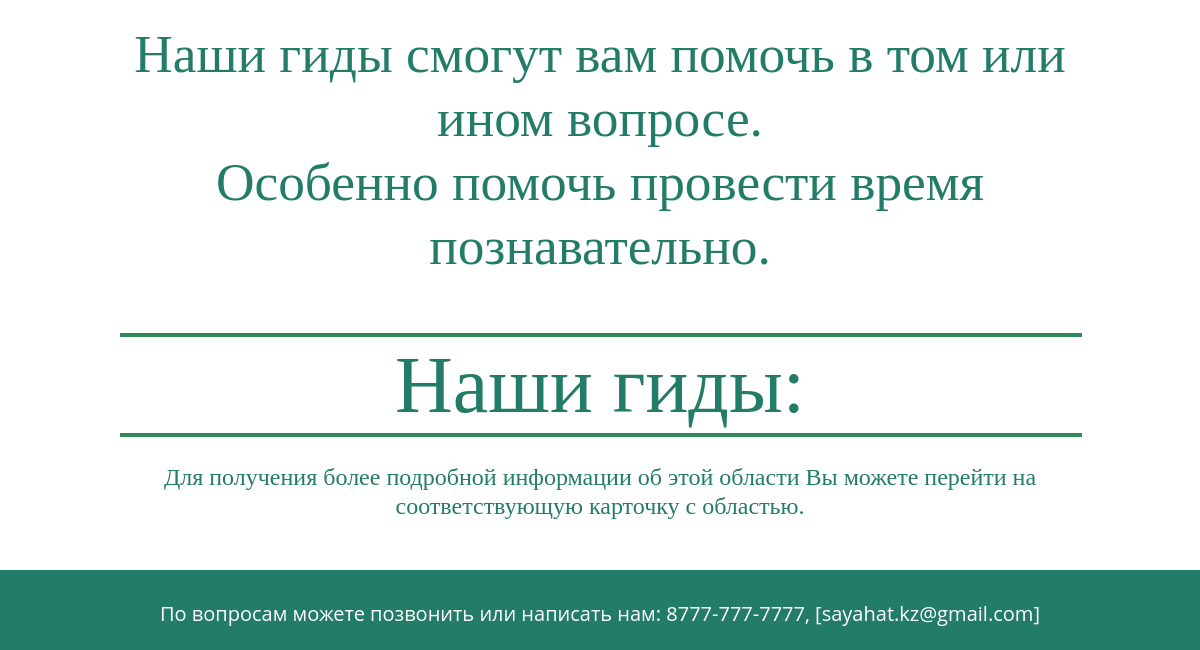
Page /guides (signed in, lower part) on the earlier database version.
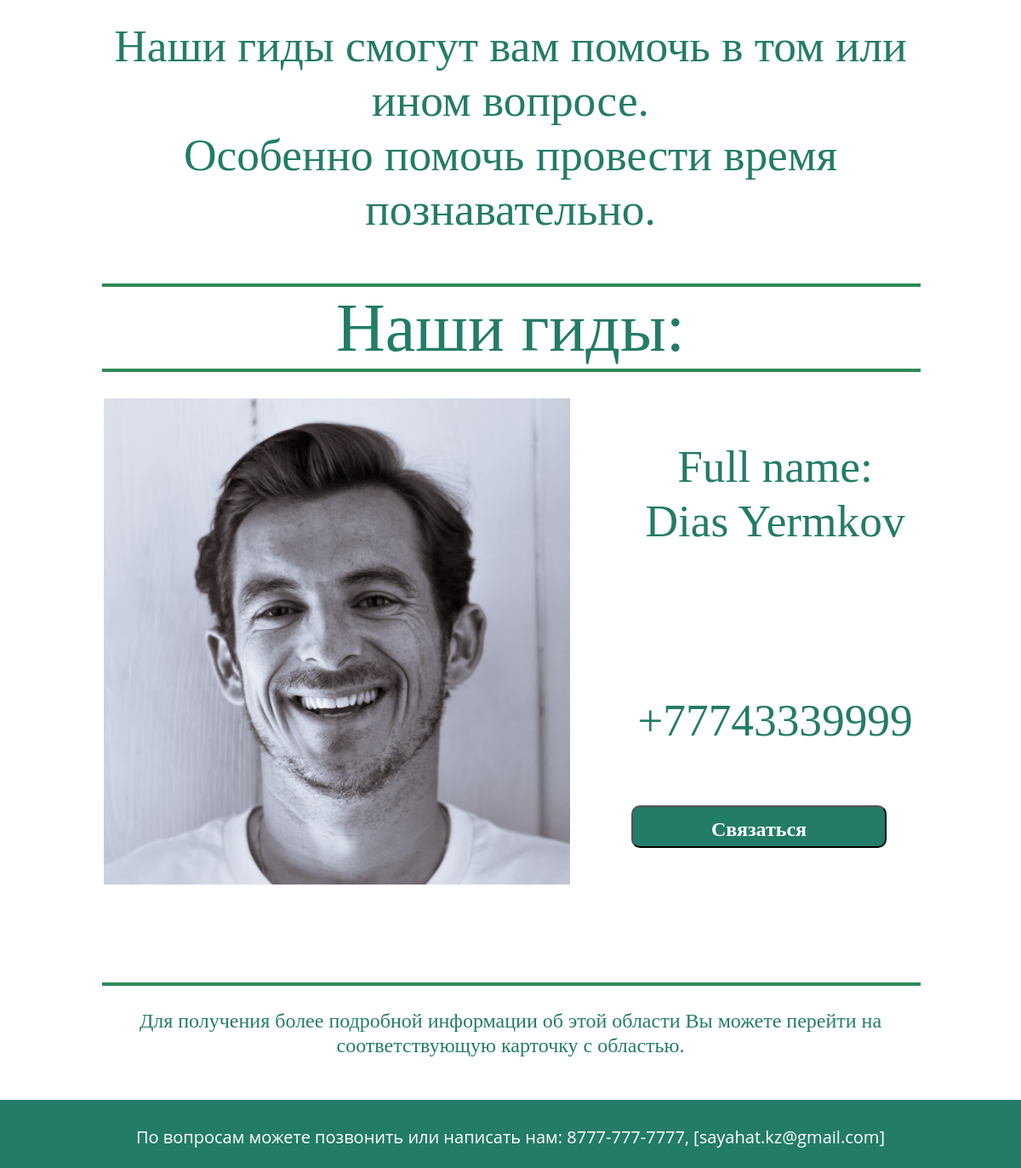
Same page on the later database version.
### main/models.py (models this page shows, shortened)
class Guide(models.Model):
    first_name = models.CharField(max_length=120)
    last_name = models.CharField(max_length=120)
    phone = models.CharField(max_length=12)
    image = models.ImageField(upload_to='guide_images', null=True, blank=True)
    charac = models.TextField(default='')
    class Meta:
        verbose_name = 'Guide'
        verbose_name_plural = 'Guides'

### main/views.py (the view)
# urls.py: path('guides', views.guides, name='guides'),
def guides(request):
    context = {
        'title': 'sayahat',
        'guides': Guide.objects.all(),
    }
    return render(request, 'main/guides.html', context)

### main/templates/main/guides.html (shortened to what this page needs)
{% load static %}
<!DOCTYPE html>
<html lang="en">
<head>
    <link rel="stylesheet" href="{% static '/vendor/css/css/style.css'%}">
</head>
<body>
<div class="main">
    <div class="max_width mrl_auto text_center mt50px content_col">
        <p>Наши гиды смогут вам помочь в том или ином вопросе. <br />
            Особенно помочь провести время познавательно.</p>
    </div>
    <div class="max_width mrl_auto text_center mt50px content_col">
        <div class="flex-column items-center">
            <hr size="4" width="100%" color="seagreen" class="mb0px">
            <div style="font-size: 80px;">Наши гиды:</div>
            <hr size="4" width="100%" color="seagreen" class="mt0px">
            {% for guide in guides %}
            <div class="profile">
                <div style="margin-bottom: 100px;">
                    <div class = "flex">
                        <div><img src = "{{ guide.image.url }}"></div>
                        <div class="image_text">
                            <p>Full name: {{ guide.first_name }} {{ guide.last_name }}</p>
                            <br/>
                            <p>{{ guide.phone }}</p>
                            <div class = "contact">
                                <button class = "svyaz">Связаться</button>
                            </div>
                        </div>
                    </div>
                </div>
                <hr size="4" width="100%" color="seagreen" class="mt0px">
            </div>
            {% endfor %}
            <div style="font-size: 18pt;">
                <p>Для получения более подробной информации об этой области Вы можете перейти на соответствующую карточку с областью.</p>
            </div>
        </div>
    </div>
    <footer>
        <div style="margin-top: 30px">
            <p>По вопросам можете позвонить или написать нам: 8777-777-7777, [sayahat.kz@gmail.com]</p>
        </div>
    </footer>
</div>
</body>
</html>

Differences in the rows shown:
added Guide: image (picture), first_name "Dias", last_name "Yermkov", phone "+77743339999"
